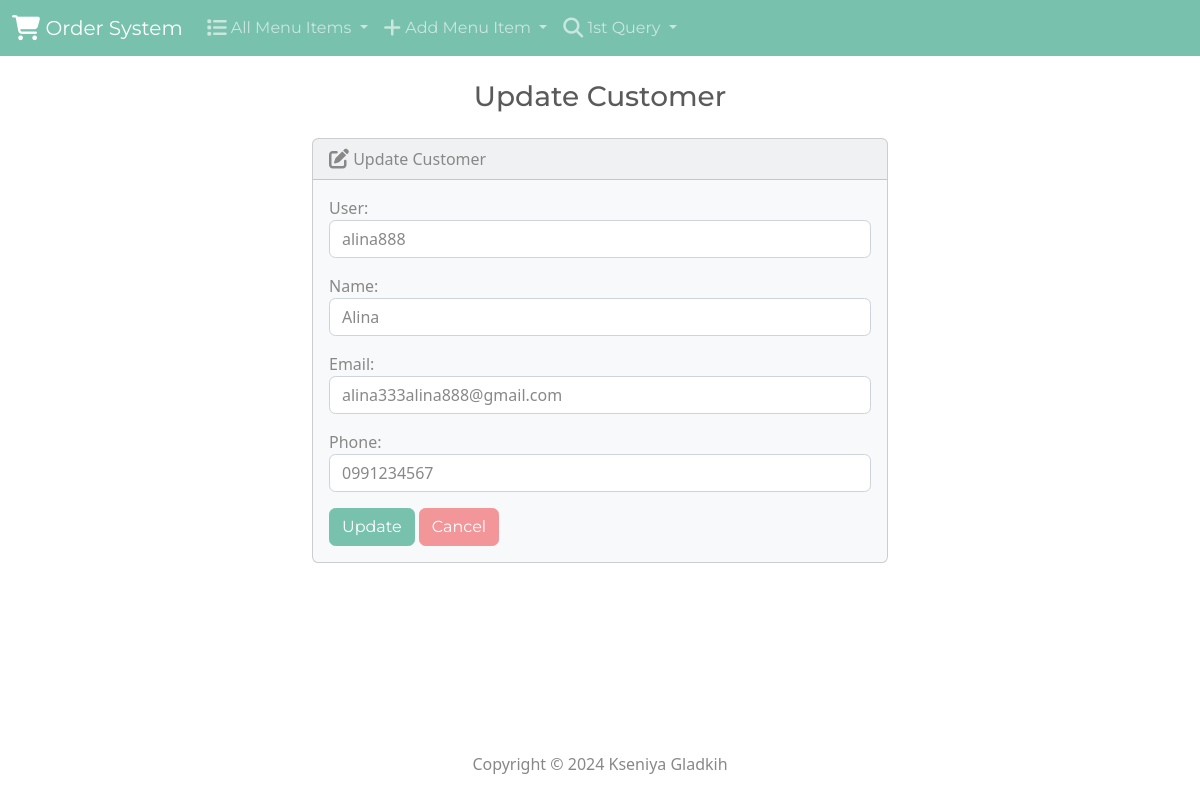
The page /customer-edit/3/ on the database its author committed.
### customer/models.py (models this page shows, shortened)
class Customer(models.Model):
    user = models.OneToOneField(User, null=True, blank=True, on_delete=models.CASCADE)
    name = models.CharField(max_length=50, blank=True)
    email = models.CharField(max_length=50, blank=True)
    phone = models.CharField(max_length=10, blank=True)

### customer/views.py (the view)
# urls.py: path('customer-edit/<int:id>/', views.edit_customer, name="customer-edit"),
def edit_customer(request, id):
    if request.method == 'POST':
        customer = Customer.objects.get(pk=id)
        form = CustomerForm(request.POST, instance=customer)
        if form.is_valid():
            form.save()
            context = {
                'form': form,
                'success': True,
            }
            return render(request, 'customer/customer/customer_edit.html', context)
    else:
        customer = Customer.objects.get(pk=id)
        form = CustomerForm(instance=customer)
    return render(request, 'customer/customer/customer_edit.html', {'form': form})

### customer/forms.py
class CustomerForm(forms.ModelForm):
    class Meta:
        model = Customer
        fields = '__all__'
        labels = {
            'user': 'User',
            'name': 'Name',
            'email': 'Email',
            'phone': 'Phone'
        }
        widgets = {
            'user': forms.Select(attrs={'class': 'form-control'}),
            'name': forms.TextInput(attrs={'class': 'form-control'}),
            'email': forms.EmailInput(attrs={'class': 'form-control'}),
            'phone': forms.TextInput(attrs={'class': 'form-control'})
        }

### customer/templates/customer/customer/customer_edit.html (shortened to what this page needs)
{% extends 'customer/base.html' %}
{% block body %}
<h3 class="text-center m-4">Update Customer</h3>
{% if success %}
    <div class="alert alert-success" role="alert">
        The new customer updated successfully.
        <a href="{% url 'customer' %}" class="alert-link">Go to Customer Page.</a>
    </div>
{% else %}
    <div class="row justify-content-center">
        <div class="col-6">
            <div class="card bg-light mb-3">
                <div class="card-header">
                    <i class="fa-solid fa-pen-to-square fa-lg"></i> Update Customer
                </div>
                <div class="card-body">
                    <form action="" method="POST">
                        {{ form.as_p }}
                        <button type="submit" class="btn btn-primary">Update</button>
                        <a href="{% url 'customer' %}" class="btn btn-secondary">Cancel</a>
                    </form>
                </div>
            </div>
        </div>
    </div>
{% endif %}
{% endblock %}

### rows shown on the page
Customer: user "alina888", name "Alina", email "alina333alina888@gmail.com", phone "0991234567"
